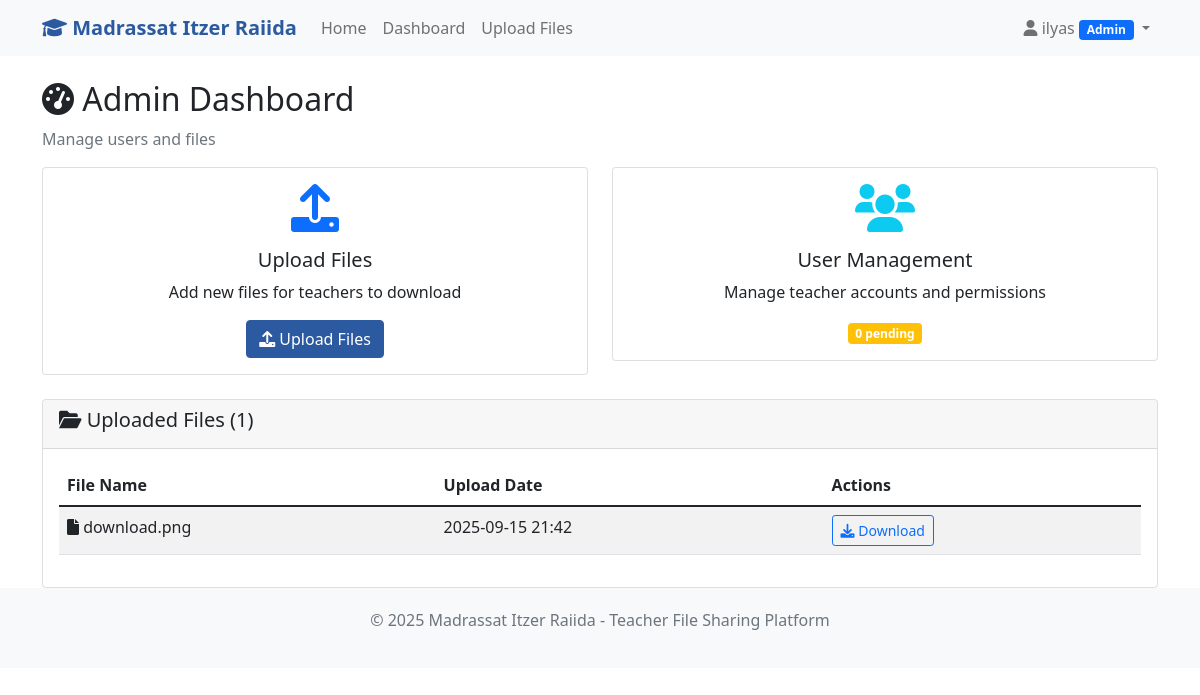
Page /dashboard (signed in) on the earlier database version.
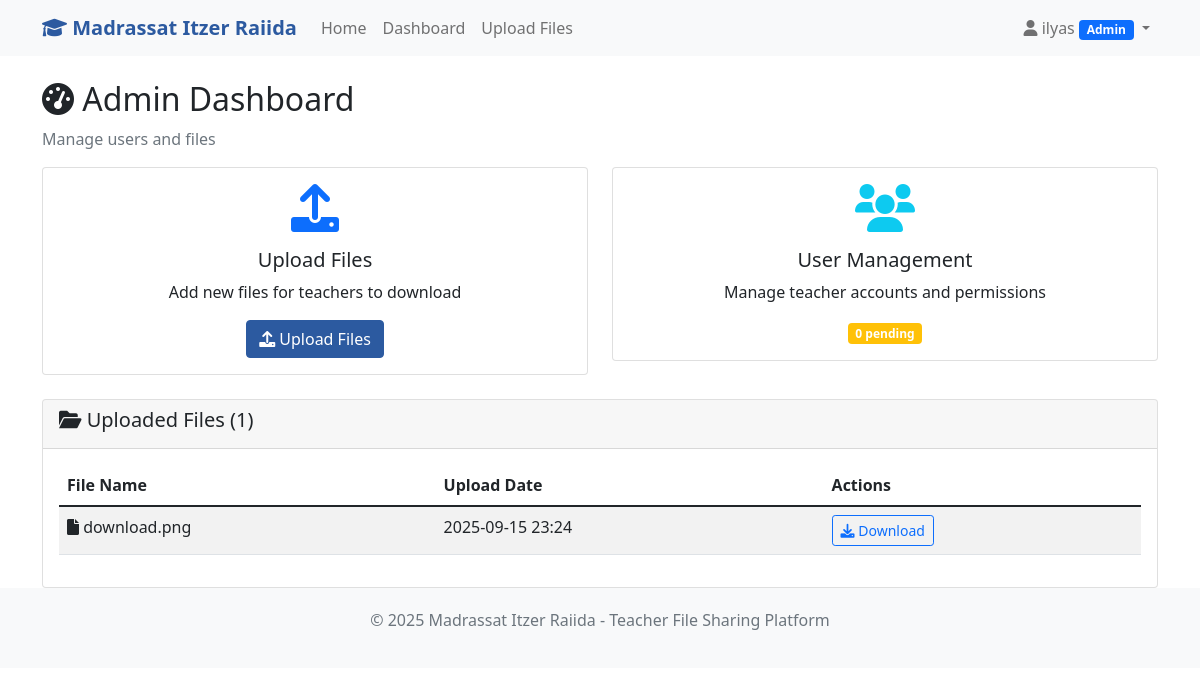
Same page on the later database version.
### app.py (models this page shows)
class File(db.Model):
    id = db.Column(db.Integer, primary_key=True)
    filename = db.Column(db.String(255), nullable=False)
    original_filename = db.Column(db.String(255), nullable=False)
    filepath = db.Column(db.String(500), nullable=False)
    upload_date = db.Column(db.DateTime, default=datetime.utcnow)
    uploaded_by = db.Column(db.Integer, db.ForeignKey('user.id'), nullable=False)

### app.py (the view)
@app.route('/dashboard')
@login_required
def dashboard():
    if not current_user.is_approved():
        flash('Your account is not approved yet.', 'warning')
        logout_user()
        return redirect(url_for('login'))
    files = File.query.all()
    if current_user.is_admin():
        pending_users = User.query.filter_by(status='pending').all()
        approval_form = ApprovalForm()
        return render_template('admin_dashboard.html', files=files, pending_users=pending_users, approval_form=approval_form)
    else:
        return render_template('teacher_dashboard.html', files=files)

### app.py (called while the page is built)
@login_manager.user_loader
def load_user(user_id):
    return User.query.get(int(user_id))

    def is_admin(self):
        return self.role == 'admin'

    def is_approved(self):
        return self.status == 'approved'

### templates/admin_dashboard.html (shortened to what this page needs)
{% extends "base.html" %}
{% block content %}
<div class="row">
    <div class="col-12">
        <h2><i class="fas fa-tachometer-alt"></i> Admin Dashboard</h2>
        <p class="text-muted">Manage users and files</p>
    </div>
</div>
<div class="row mb-4">
    <div class="col-md-6">
        <div class="card">
            <div class="card-body text-center">
                <i class="fas fa-upload fa-3x text-primary mb-3"></i>
                <h5>Upload Files</h5>
                <p>Add new files for teachers to download</p>
                <a href="{{ url_for('upload_file') }}" class="btn btn-primary">
                    <i class="fas fa-upload"></i> Upload Files
                </a>
            </div>
        </div>
    </div>
    <div class="col-md-6">
        <div class="card">
            <div class="card-body text-center">
                <i class="fas fa-users fa-3x text-info mb-3"></i>
                <h5>User Management</h5>
                <p>Manage teacher accounts and permissions</p>
                <span class="badge bg-warning">{{ pending_users|length }} pending</span>
            </div>
        </div>
    </div>
</div>
<div class="row">
    <div class="col-12">
        <div class="card">
            <div class="card-header">
                <h5><i class="fas fa-folder-open"></i> Uploaded Files ({{ files|length }})</h5>
            </div>
            <div class="card-body">
                {% if files %}
                    <div class="table-responsive">
                        <table class="table table-striped">
                            <thead>
                                <tr>
                                    <th>File Name</th>
                                    <th>Upload Date</th>
                                    <th>Actions</th>
                                </tr>
                            </thead>
                            <tbody>
                                {% for file in files %}
                                <tr>
                                    <td>
                                        <i class="fas fa-file"></i>
                                        {{ file.original_filename }}
                                    </td>
                                    <td>{{ file.upload_date.strftime('%Y-%m-%d %H:%M') }}</td>
                                    <td>
                                        <a href="{{ url_for('download_file', file_id=file.id) }}"
                                           class="btn btn-outline-primary btn-sm">
                                            <i class="fas fa-download"></i> Download
                                        </a>
                                    </td>
                                </tr>
                                {% endfor %}
                            </tbody>
                        </table>
                    </div>
                {% endif %}
            </div>
        </div>
    </div>
</div>
{% endblock %}

Differences in the rows shown:
changed File "download.png": upload_date "2025-09-15 21:42" → "2025-09-15 23:24"
